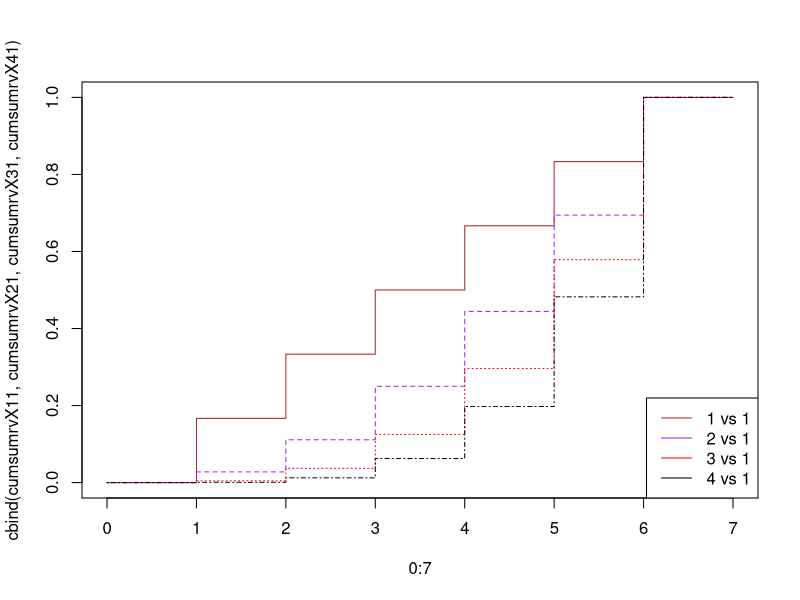
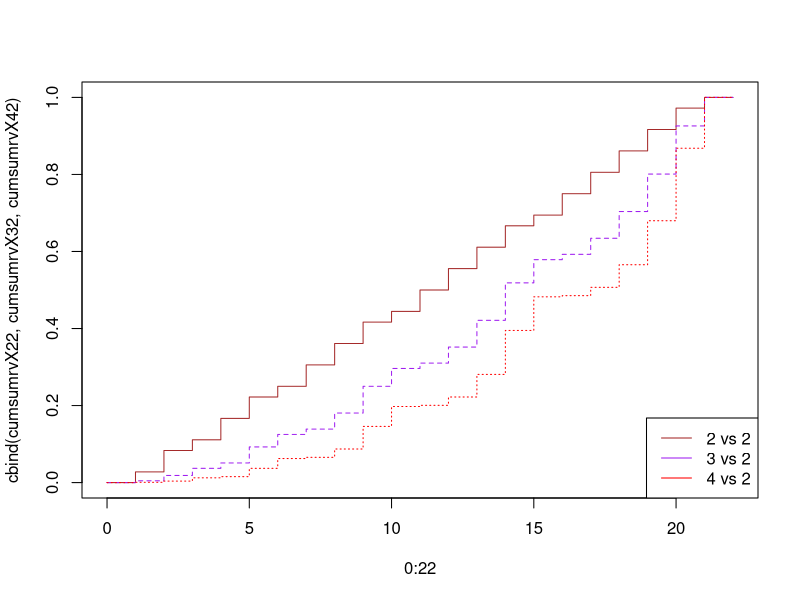
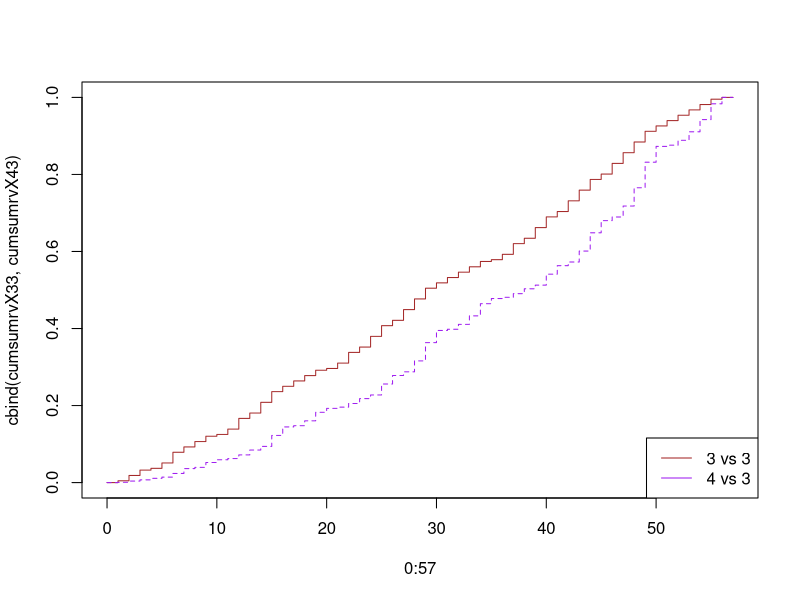
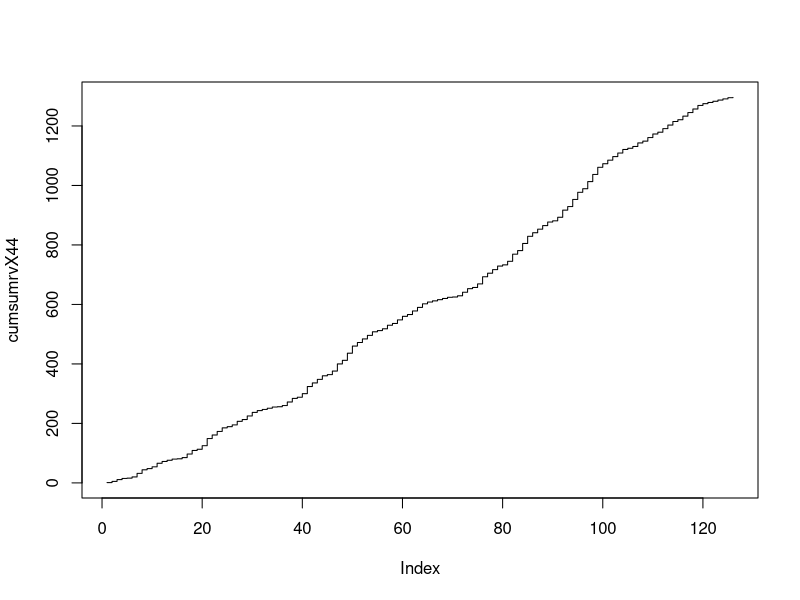
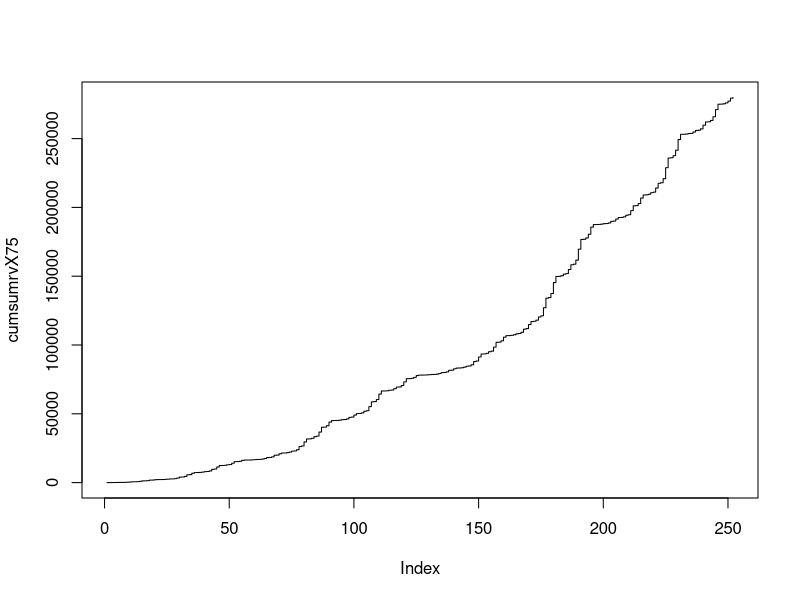

R code for these plots, in order:
#library(ggplot2) 

# Random variable X ordenado por combinaciones 1-1, 2-1, 2-2, ....














# CDF
# Proability mass function

# Scenario (n vs 1)
cumsumrvX11 <- c(0, 1, 2, 3, 4, 5, 6, 6) / 6
cumsumrvX21 <- c(0, 1, 4, 9, 16, 25, 36, 36) / 36
cumsumrvX31 <- c(0, 1, 8, 27, 64, 125, 216, 216) / 216
cumsumrvX41 <- c(0, 1, 16, 81, 256, 625, 1296, 1296) / 1296
matplot(
    0:7, 
    cbind(cumsumrvX11, cumsumrvX21, cumsumrvX31, cumsumrvX41), 
    type='s',
    col = c("brown", "purple", "red", "black"),
    do.points = TRUE, pch = 16,col.points = "blue"
    )
legend("bottomright", legend = c("1 vs 1", "2 vs 1", "3 vs 1", "4 vs 1"), 
        col = c("brown", "purple", "red", "black"),
        lty = 1)
 

# Scenario (n vs 2)
cumsumrvX22 <- c(0, 1, 3, 4, 6, 8, 9, 11, 13, 15, 16, 18, 20, 22, 24, 25, 27, 29, 31, 33, 35, 36, 36) / 36
cumsumrvX32 <- c(0, 1, 4, 8, 11, 20, 27, 30, 39, 54, 64, 67, 76, 91, 112, 125, 128, 137, 152, 173, 200, 216, 216) / 216
cumsumrvX42 <- c(0, 1, 5, 16, 20, 48, 81, 85, 113, 189, 256, 260, 288, 364, 512, 625, 629, 657, 733, 881, 1125, 1296, 1296) / 1296
matplot(
    0:22, 
    cbind(cumsumrvX22, cumsumrvX32, cumsumrvX42), 
    type='s',
    col = c("brown", "purple", "red"),
    do.points = TRUE, pch = 16,col.points = "blue"
    )
legend("bottomright", legend = c("2 vs 2", "3 vs 2", "4 vs 2"), 
        col = c("brown", "purple", "red"),
        lty = 1)





# Scenario (n vs 3)
cumsumrvX33 <- c(0, 1, 4, 7, 8, 11, 17, 20, 23, 26, 27, 30, 36, 39, 45, 51, 54, 57, 60, 63, 64, 67, 73, 76, 82, 88, 91, 97, 103, 109, 112, 115, 118, 121, 124, 125, 128, 134, 137, 143, 149, 152, 158, 164, 170, 173, 179, 185, 191, 197, 200, 203, 206, 209, 212, 215, 216, 216) / 216
cumsumrvX43 <- c(0, 1, 5, 9, 14, 18, 30, 46, 50, 66, 75, 79, 91, 107, 119, 155, 183, 187, 203, 231, 244, 248, 260, 276, 288, 324, 352, 364, 400, 460, 500, 504, 520, 548, 588, 605, 609, 621, 637, 649, 685, 713, 725, 761, 821, 861, 873, 909, 969, 1053, 1105, 1109, 1125, 1153, 1193, 1245, 1266, 1266) / 1266
matplot(
    0:57,
    cbind(cumsumrvX33, cumsumrvX43), 
    type='s',
    col = c("brown", "purple"),
    do.points = TRUE, pch = 16,col.points = "blue"
    )
legend("bottomright", legend = c("3 vs 3", "4 vs 3"), 
        col = c("brown", "purple"),
        lty = 1)



# Scenario (4 vs 4)
cumsumrvX44 <- c(1, 5, 11, 15, 16, 20, 32, 44, 48, 54, 66, 72, 76, 80, 81, 85, 97, 109, 113, 125, 149, 161, 173, 185, 189, 195, 207, 213, 225, 237, 243, 247, 251, 255, 256, 260, 272, 284, 288, 300, 324, 336, 348, 360, 364, 376, 400, 412, 436, 460, 472, 484, 496, 508, 512, 518, 530, 536, 548, 560, 566, 578, 590, 602, 608, 612, 616, 620, 624, 625, 629, 641, 653, 657, 669, 693, 705, 717, 729, 733, 745, 769, 781, 805, 829, 841, 853, 865, 877, 881, 893, 917, 929, 953, 977, 989, 1013, 1037, 1061, 1073, 1085, 1097, 1109, 1121, 1125, 1131, 1143, 1149, 1161, 1173, 1179, 1191, 1203, 1215, 1221, 1233, 1245, 1257, 1269, 1275, 1279, 1283, 1287, 1291, 1295, 1296)
plot(cumsumrvX44, type='s')

# Scenario (5 vs 7)
cumsumrvX75 <- c(1, 8, 29, 64, 99, 128, 135, 177, 282, 422, 576, 597, 702, 912, 1248, 1283, 1423, 1808, 1843, 2088, 2187, 2194, 2236, 2341, 2481, 2635, 2677, 2887, 3307, 3979, 4084, 4504, 5659, 5799, 6779, 7290, 7311, 7416, 7626, 7962, 8067, 8487, 9642, 9852, 11322, 12393, 12428, 12568, 12953, 13093, 14073, 15228, 15263, 15508, 16173, 16384, 16391, 16433, 16538, 16678, 16832, 16874, 17084, 17504, 18176, 18281, 18701, 19856, 19996, 20976, 21487, 21529, 21739, 22159, 22831, 23041, 23881, 26191, 26611, 29551, 31693, 31798, 32218, 33373, 33793, 36733, 40198, 40338, 41318, 43978, 45056, 45077, 45182, 45392, 45728, 45833, 46253, 47408, 47618, 49088, 50159, 50264, 50684, 51839, 52259, 55199, 58664, 58874, 60344, 64334, 66560, 66595, 66735, 67120, 67260, 68240, 69395, 69535, 70515, 73175, 75520, 75555, 75800, 76465, 77760, 78125, 78132, 78174, 78279, 78419, 78573, 78615, 78825, 79245, 79917, 80022, 80442, 81597, 81737, 82717, 83228, 83270, 83480, 83900, 84572, 84782, 85622, 87932, 88352, 91292, 93434, 93539, 93959, 95114, 95534, 98474, 101939, 102079, 103059, 105719, 106797, 106839, 107049, 107469, 108141, 108351, 109191, 111501, 111921, 114861, 117003, 117213, 118053, 120363, 121203, 127083, 134013, 134433, 137373, 145353, 149805, 149910, 150330, 151485, 151905, 154845, 158310, 158730, 161670, 169650, 176685, 176825, 177805, 180465, 185645, 187500, 187521, 187626, 187836, 188172, 188277, 188697, 189852, 190062, 191532, 192603, 192708, 193128, 194283, 194703, 197643, 201108, 201318, 202788, 206778, 209004, 209109, 209529, 210684, 211104, 214044, 217509, 217929, 220869, 228849, 235884, 236094, 237564, 241554, 249324, 253125, 253160, 253300, 253685, 253825, 254805, 255960, 256100, 257080, 259740, 262085, 262225, 263205, 265865, 271045, 275000, 275035, 275280, 275945, 277240, 279375, 279936)
plot(cumsumrvX75, type='s')
